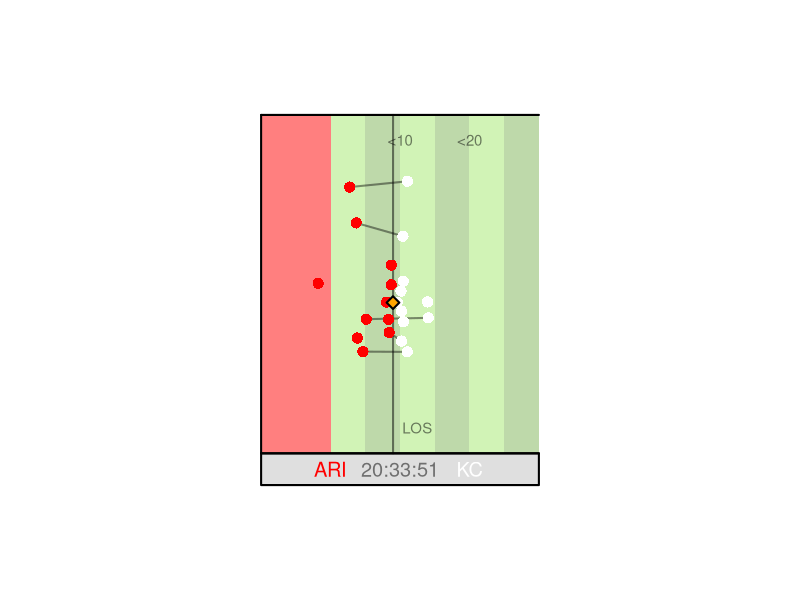
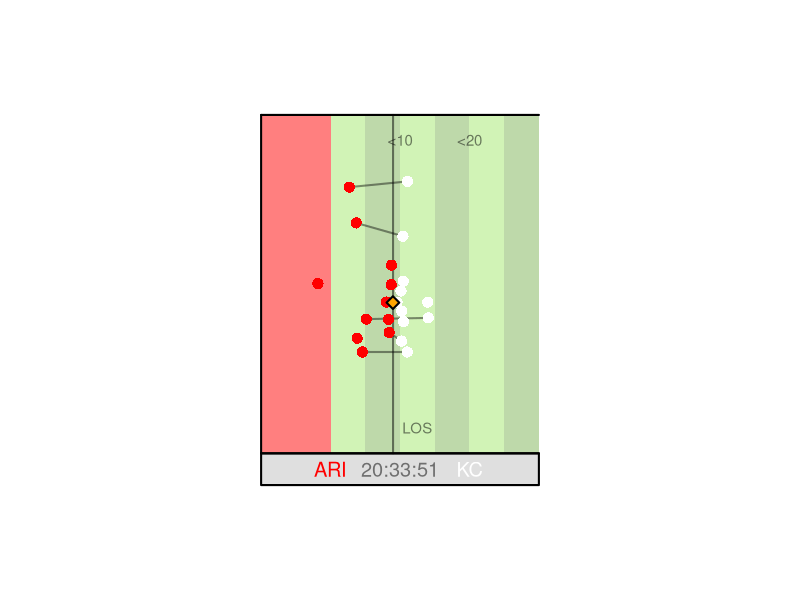
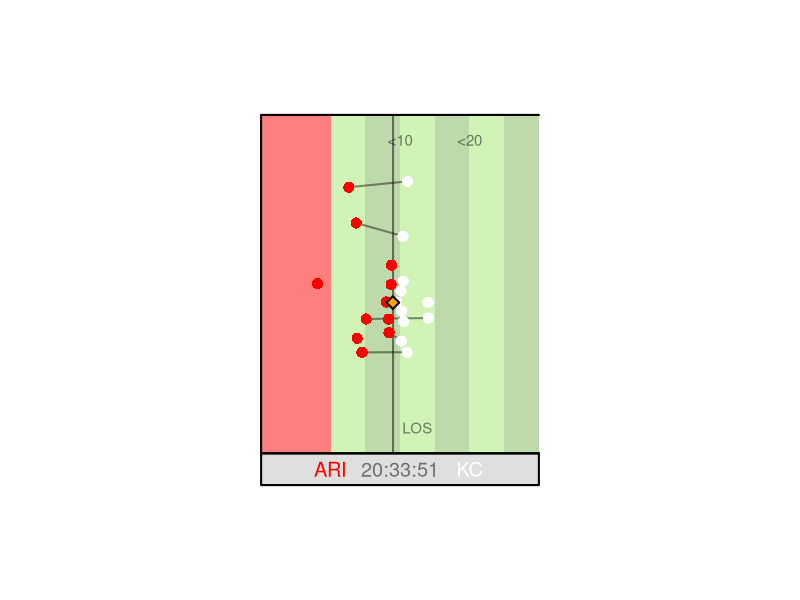
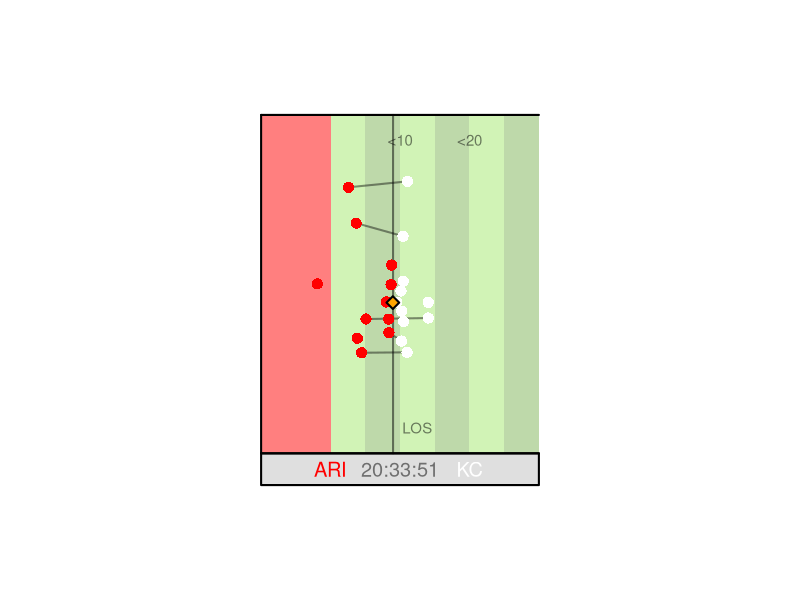
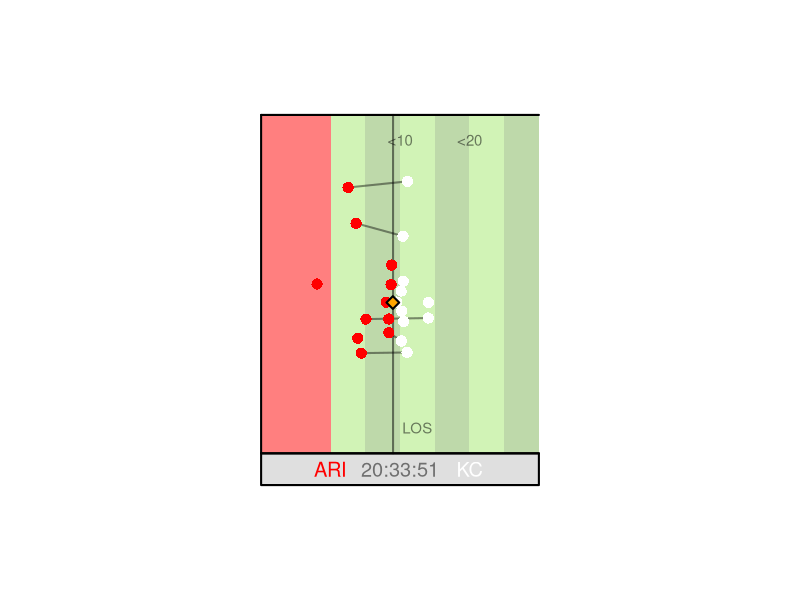
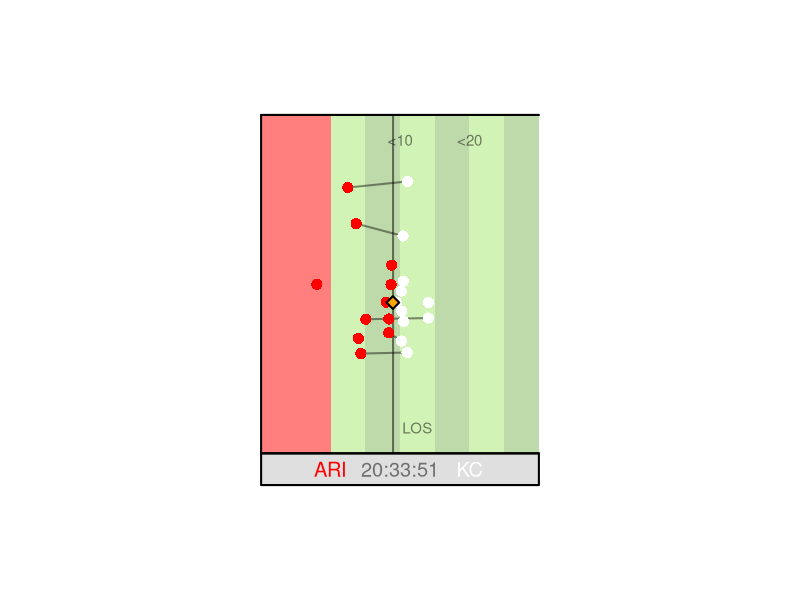
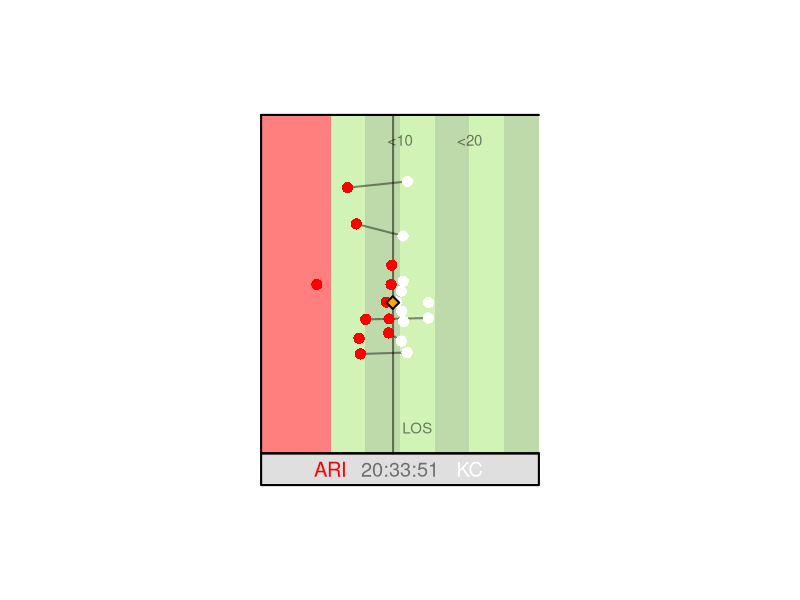
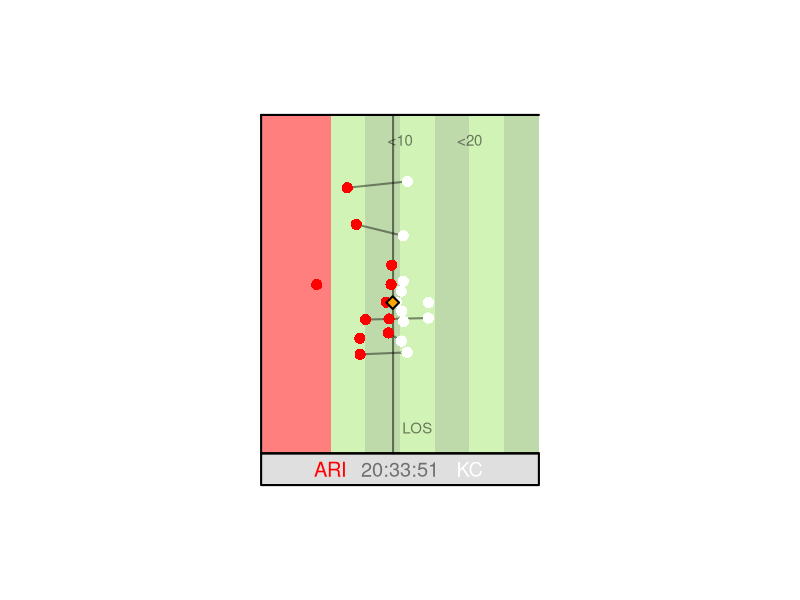

These figures' R source, in order:
library(dplyr)
library(stringr)

tracking_kc_az = read.csv("tracking_kc.csv")
defender_data = read.csv("kc_defender_data.csv")

# Spielfeld-Abmessungen (angepasst an Football)
field_length <- 120
field_width <- 53.3

pitch_colors = c("#a4e86f", "#7eb356")
team_colors = c("red", "orange", "white")#"blue4")
los = 19

clubs = levels(as.factor(tracking_kc_az$club))[levels(as.factor(tracking_kc_az$club)) != "football"]


xlim = round(c(min(tracking_kc_az$x)-5, max(tracking_kc_az$x)+5), -1)
# ylim = round(c(min(tracking_kc_az$y)-1, max(tracking_kc_az$y)+1), -1)
ylim = c(0, field_width)
asp_ratio =  diff(xlim) / diff(ylim)

xlabs = c("<10", "<20", "<30", "<40", "50", "40>", "30>", "20>", "10>")

par(pty = "m")  # Allow custom plot region
par(pin = c(3, 3 / asp_ratio))  # Set fixed width and height (in inches)

# Animation: Spielerbewegungen
for (t in unique(tracking_kc_az$time)) {
  # Daten für den aktuellen Zeitpunkt filtern
  current_data <- tracking_kc_az[tracking_kc_az$time == t, ]
  
  # Spielfeld zeichnen
  plot(
    NA, 
    xlim = xlim, # c(min(tracking_kc_az$x)-1, max(tracking_kc_az$x)+1),#c(0, field_length), 
    ylim = c(ylim[1]-5, ylim[2]), # c(min(tracking_kc_az$y)-1, max(tracking_kc_az$y)+1),#c(0, field_width),
    # xlab = "Spielfeld-Länge", ylab = "Spielfeld-Breite",
    xlab = "", ylab = "",
    # main = paste("Spielerbewegungen - Zeit:", t), 
    # asp = 1, 
    xaxt = "n", yaxt = "n",
    bty = "n",
    # axes = FALSE
    xpd = T
  )
  
  # axis(1, at = c(2:10)*10, labels = c(10,20,30,40,50,40,30,20,10))#c(0:12)*10)
  # axis(2, at = c(0:5)*10, labels = c(0:5)*10)
  # grid() # Raster für das Spielfeld
  
  # draw the endzones if necessary
  if(xlim[1]<10){
    rect(xlim[1], ylim[1], 10, ylim[2], 
         col = scales::alpha(team_colors[1], 0.5), 
         border = NA)
  }
  if(xlim[2]>110){
    rect(110, ylim[1], xlim[2], ylim[2], 
         col = scales::alpha(team_colors[3], 0.5), 
         border = NA)
  }
  
  # draw the field and labels
  i = 10
  k = 1
  while(i < xlim[2]){
    if(i < xlim[2]){
      right = i+5
    } else{
      right = xlim[2]
    }
    rect(i, ylim[1], right, ylim[2], 
         col = scales::alpha(pitch_colors[i %% 2 + 1], 0.5), 
         border = NA)
    
    if(i >= 20 & i %% 10 == 0 & i < 100){
      text(i, ylim[2] - 4, xlabs[k], col = "#00000080", lwd = 2, cex = 0.9)
      k = k + 1
    }
  
    i = i + 5
  }
  
  # draw the pitch border
  segments(xlim[1], 0, xlim[2], 0, lwd = 2)
  segments(xlim[1], field_width, xlim[2], field_width, lwd = 2)
  segments(xlim[1], 0, xlim[1], field_width, lwd = 2)
  
  # Spielerpositionen hinzufügen
  # abline(v = los, lwd = 2, col = "#00000080", lty = 2)
  segments(los, ylim[1], los, ylim[2], col = "#00000080", lwd = 2)
  #text(current_data$x, current_data$y, labels = current_data$nflId, pos = 3, col = "black")
  
  # Verbindungslinien basierend auf Wahrscheinlichkeiten hinzufügen
  defender_probs <- defender_data[defender_data$time == t, ]#[[t %% length(defender_data) + 1]] # Beispiel: Wahrscheinlichkeiten für diesen Zeitpunkt
  for (i in 1:nrow(defender_probs)) {
    defender <- defender_probs$nflId[i]
    # Maximale Wahrscheinlichkeit für diesen Verteidiger
    max_prob <- which.max(defender_probs[i, 21:25])
    attacker <- as.numeric(str_sub(names(defender_probs)[max_prob + 20], 2, 6))
    
    current_data2 = current_data %>% filter(!is.na(nflId))
    # Koordinaten von Verteidiger und Angreifer finden
    defender_pos <- current_data[which(current_data2$nflId == defender), c("x", "y")]
    attacker_pos <- current_data[which(current_data2$nflId == attacker), c("x", "y")]
    
    # Linie zeichnen, falls beide gefunden wurden
    if (nrow(defender_pos) > 0 && nrow(attacker_pos) > 0) {
      lines(
        x = c(defender_pos$x, attacker_pos$x),
        y = c(defender_pos$y, attacker_pos$y),
        col = "#00000070", lwd = 2
      )
    }
  }
  points(current_data$x, current_data$y,
         pch = c(16, 18, 16)[as.factor(current_data$club)],
         col = team_colors[as.factor(current_data$club)], cex = 1.5)
  points(current_data$x[which(current_data$club == "football")],
         current_data$y[which(current_data$club == "football")],
         pch = 5, col = "black", cex = 1.2, lwd = 2)
  
  text(los + 3.5, ylim[1] + 4, "LOS", col = "#00000080", lwd = 2, cex = 0.9)
  
  # Box mit Spiel-Infos unten drunter
  rect(xlim[1], ylim[1]-5, xlim[2], ylim[1], 
       col = "#00000020", border = "black", lwd = 2)
  text(x = mean(xlim), y = ylim[1] - 2.5, cex = 1.2,
       labels = stringr::str_sub(t, 12, 19), col = "#00000080", lwd = 2)
  text(x = mean(c(xlim[1], mean(xlim))), y = ylim[1] - 2.5, 
       labels = clubs[1], col = team_colors[1], lwd = 2, cex = 1.2)
  text(x = mean(c(xlim[2], mean(xlim))), y = ylim[1] - 2.5, 
       labels = clubs[2], col = team_colors[3], lwd = 2, cex = 1.2)
  
  # Pause für Animation
  Sys.sleep(0.1) # Wartezeit in Sekunden
}

